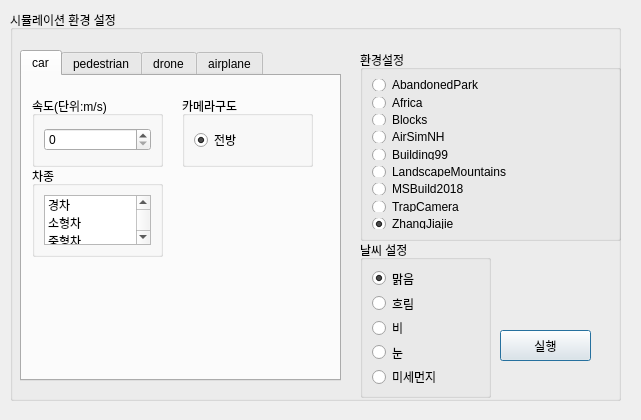
<?xml version="1.0" encoding="UTF-8"?>
<ui version="4.0">
 <class>Dialog</class>
 <widget class="QDialog" name="Dialog">
  <property name="geometry">
   <rect>
    <x>0</x>
    <y>0</y>
    <width>641</width>
    <height>420</height>
   </rect>
  </property>
  <property name="windowTitle">
   <string>Dialog</string>
  </property>
  <widget class="QGroupBox" name="groupBox">
   <property name="geometry">
    <rect>
     <x>10</x>
     <y>10</y>
     <width>611</width>
     <height>391</height>
    </rect>
   </property>
   <property name="title">
    <string>시뮬레이션 환경 설정</string>
   </property>
   <widget class="QTabWidget" name="tabWidget">
    <property name="geometry">
     <rect>
      <x>10</x>
      <y>40</y>
      <width>321</width>
      <height>331</height>
     </rect>
    </property>
    <property name="tabPosition">
     <enum>QTabWidget::North</enum>
    </property>
    <property name="currentIndex">
     <number>0</number>
    </property>
    <widget class="QWidget" name="tab">
     <attribute name="title">
      <string>car</string>
     </attribute>
     <widget class="QGroupBox" name="groupBox_4">
      <property name="geometry">
       <rect>
        <x>10</x>
        <y>20</y>
        <width>131</width>
        <height>71</height>
       </rect>
      </property>
      <property name="title">
       <string>속도(단위:m/s)</string>
      </property>
      <layout class="QVBoxLayout" name="verticalLayout_3">
       <item>
        <widget class="QSpinBox" name="spinBox"/>
       </item>
      </layout>
     </widget>
     <widget class="QGroupBox" name="groupBox_5">
      <property name="geometry">
       <rect>
        <x>10</x>
        <y>90</y>
        <width>131</width>
        <height>91</height>
       </rect>
      </property>
      <property name="title">
       <string>차종</string>
      </property>
      <layout class="QVBoxLayout" name="verticalLayout_4">
       <item>
        <widget class="QListWidget" name="listWidget_Test">
         <property name="dragDropMode">
          <enum>QAbstractItemView::NoDragDrop</enum>
         </property>
         <property name="selectionMode">
          <enum>QAbstractItemView::MultiSelection</enum>
         </property>
         <property name="wordWrap">
          <bool>false</bool>
         </property>
         <item>
          <property name="text">
           <string>경차</string>
          </property>
         </item>
         <item>
          <property name="text">
           <string>소형차</string>
          </property>
         </item>
         <item>
          <property name="text">
           <string>중형차</string>
          </property>
         </item>
         <item>
          <property name="text">
           <string>대형차</string>
          </property>
         </item>
        </widget>
       </item>
      </layout>
     </widget>
     <widget class="QGroupBox" name="groupBox_7">
      <property name="geometry">
       <rect>
        <x>160</x>
        <y>20</y>
        <width>131</width>
        <height>71</height>
       </rect>
      </property>
      <property name="title">
       <string>카메라구도</string>
      </property>
      <layout class="QVBoxLayout" name="verticalLayout_6">
       <item>
        <widget class="QRadioButton" name="groupBox_rad3_10">
         <property name="text">
          <string>전방</string>
         </property>
         <property name="checked">
          <bool>true</bool>
         </property>
        </widget>
       </item>
      </layout>
     </widget>
    </widget>
    <widget class="QWidget" name="tab_4">
     <attribute name="title">
      <string>pedestrian</string>
     </attribute>
     <widget class="QGroupBox" name="groupBox_15">
      <property name="geometry">
       <rect>
        <x>10</x>
        <y>90</y>
        <width>131</width>
        <height>71</height>
       </rect>
      </property>
      <property name="title">
       <string>속도(단위:m/s)</string>
      </property>
      <layout class="QVBoxLayout" name="verticalLayout_18">
       <item>
        <widget class="QSpinBox" name="spinBox_16"/>
       </item>
      </layout>
     </widget>
     <widget class="QGroupBox" name="groupBox_9">
      <property name="geometry">
       <rect>
        <x>160</x>
        <y>20</y>
        <width>131</width>
        <height>71</height>
       </rect>
      </property>
      <property name="title">
       <string>카메라구도</string>
      </property>
      <layout class="QVBoxLayout" name="verticalLayout_16">
       <item>
        <widget class="QRadioButton" name="groupBox_rad3_9">
         <property name="text">
          <string>전방</string>
         </property>
         <property name="checked">
          <bool>false</bool>
         </property>
        </widget>
       </item>
      </layout>
     </widget>
     <widget class="QGroupBox" name="groupBox_8">
      <property name="geometry">
       <rect>
        <x>10</x>
        <y>20</y>
        <width>131</width>
        <height>71</height>
       </rect>
      </property>
      <property name="title">
       <string>키(단위::cm)</string>
      </property>
      <layout class="QVBoxLayout" name="verticalLayout_15">
       <item>
        <widget class="QSpinBox" name="spinBox_13"/>
       </item>
      </layout>
     </widget>
    </widget>
    <widget class="QWidget" name="tab_2">
     <attribute name="title">
      <string>drone</string>
     </attribute>
     <widget class="QGroupBox" name="groupBox_14">
      <property name="geometry">
       <rect>
        <x>10</x>
        <y>90</y>
        <width>131</width>
        <height>71</height>
       </rect>
      </property>
      <property name="title">
       <string>속도(단위:m/s)</string>
      </property>
      <layout class="QVBoxLayout" name="verticalLayout_13">
       <item>
        <widget class="QSpinBox" name="spinBox_11"/>
       </item>
      </layout>
     </widget>
     <widget class="QGroupBox" name="groupBox_10">
      <property name="geometry">
       <rect>
        <x>10</x>
        <y>20</y>
        <width>131</width>
        <height>71</height>
       </rect>
      </property>
      <property name="title">
       <string>고도(단위: m미터)</string>
      </property>
      <layout class="QVBoxLayout" name="verticalLayout_9">
       <item>
        <widget class="QSpinBox" name="spinBox_7"/>
       </item>
      </layout>
     </widget>
     <widget class="QGroupBox" name="groupBox_13">
      <property name="geometry">
       <rect>
        <x>10</x>
        <y>170</y>
        <width>191</width>
        <height>111</height>
       </rect>
      </property>
      <property name="title">
       <string>기종</string>
      </property>
      <layout class="QVBoxLayout" name="verticalLayout_12">
       <item>
        <widget class="QListWidget" name="listWidget_Test_2">
         <property name="dragDropMode">
          <enum>QAbstractItemView::NoDragDrop</enum>
         </property>
         <property name="selectionMode">
          <enum>QAbstractItemView::MultiSelection</enum>
         </property>
         <property name="wordWrap">
          <bool>false</bool>
         </property>
         <item>
          <property name="text">
           <string>고정익(Fixed Wing)</string>
          </property>
         </item>
         <item>
          <property name="text">
           <string>회전익(Rotary Wing)</string>
          </property>
         </item>
         <item>
          <property name="text">
           <string>동축반전형(Co-axual)</string>
          </property>
         </item>
         <item>
          <property name="text">
           <string>다중 로터형</string>
          </property>
         </item>
         <item>
          <property name="text">
           <string>틸트로터형(Tilt-Rotor)</string>
          </property>
         </item>
        </widget>
       </item>
      </layout>
     </widget>
     <widget class="QGroupBox" name="groupBox_12">
      <property name="geometry">
       <rect>
        <x>160</x>
        <y>20</y>
        <width>131</width>
        <height>71</height>
       </rect>
      </property>
      <property name="title">
       <string>카메라 구도</string>
      </property>
      <layout class="QVBoxLayout" name="verticalLayout_11">
       <item>
        <widget class="QRadioButton" name="groupBox_rad3_8">
         <property name="text">
          <string>전방</string>
         </property>
         <property name="checked">
          <bool>false</bool>
         </property>
        </widget>
       </item>
      </layout>
     </widget>
    </widget>
    <widget class="QWidget" name="tab_3">
     <attribute name="title">
      <string>airplane</string>
     </attribute>
     <widget class="QGroupBox" name="groupBox_16">
      <property name="geometry">
       <rect>
        <x>10</x>
        <y>20</y>
        <width>131</width>
        <height>71</height>
       </rect>
      </property>
      <property name="title">
       <string>고도(단위: m미터)</string>
      </property>
      <layout class="QVBoxLayout" name="verticalLayout_23">
       <item>
        <widget class="QSpinBox" name="spinBox_21">
         <property name="value">
          <number>10</number>
         </property>
        </widget>
       </item>
      </layout>
     </widget>
     <widget class="QGroupBox" name="groupBox_17">
      <property name="geometry">
       <rect>
        <x>160</x>
        <y>20</y>
        <width>131</width>
        <height>91</height>
       </rect>
      </property>
      <property name="title">
       <string>카메라 구도</string>
      </property>
      <layout class="QVBoxLayout" name="verticalLayout_24">
       <item>
        <widget class="QRadioButton" name="groupBox_rad3_6">
         <property name="text">
          <string>전방</string>
         </property>
         <property name="checked">
          <bool>true</bool>
         </property>
        </widget>
       </item>
       <item>
        <widget class="QRadioButton" name="groupBox_rad3_7">
         <property name="text">
          <string>아래고정</string>
         </property>
        </widget>
       </item>
      </layout>
     </widget>
     <widget class="QGroupBox" name="groupBox_18">
      <property name="geometry">
       <rect>
        <x>10</x>
        <y>170</y>
        <width>171</width>
        <height>121</height>
       </rect>
      </property>
      <property name="title">
       <string>기종</string>
      </property>
      <layout class="QVBoxLayout" name="verticalLayout_25">
       <item>
        <widget class="QListWidget" name="listWidget_Test_4">
         <property name="dragDropMode">
          <enum>QAbstractItemView::NoDragDrop</enum>
         </property>
         <property name="selectionMode">
          <enum>QAbstractItemView::MultiSelection</enum>
         </property>
         <property name="wordWrap">
          <bool>false</bool>
         </property>
         <item>
          <property name="text">
           <string>비행기</string>
          </property>
         </item>
         <item>
          <property name="text">
           <string>글라이더</string>
          </property>
         </item>
         <item>
          <property name="text">
           <string>헬리콥터</string>
          </property>
         </item>
         <item>
          <property name="text">
           <string>제트기</string>
          </property>
         </item>
         <item>
          <property name="text">
           <string>전투기</string>
          </property>
         </item>
         <item>
          <property name="text">
           <string>여객기</string>
          </property>
         </item>
         <item>
          <property name="text">
           <string>정찰기</string>
          </property>
         </item>
        </widget>
       </item>
      </layout>
     </widget>
     <widget class="QGroupBox" name="groupBox_19">
      <property name="geometry">
       <rect>
        <x>10</x>
        <y>90</y>
        <width>131</width>
        <height>71</height>
       </rect>
      </property>
      <property name="title">
       <string>속도(단위:m/s)</string>
      </property>
      <layout class="QVBoxLayout" name="verticalLayout_26">
       <item>
        <widget class="QSpinBox" name="spinBox_24"/>
       </item>
      </layout>
     </widget>
    </widget>
   </widget>
   <widget class="QGroupBox" name="groupBox_2">
    <property name="geometry">
     <rect>
      <x>350</x>
      <y>230</y>
      <width>131</width>
      <height>158</height>
     </rect>
    </property>
    <property name="title">
     <string>날씨 설정</string>
    </property>
    <layout class="QVBoxLayout" name="verticalLayout">
     <item>
      <widget class="QRadioButton" name="groupBox_rad1">
       <property name="text">
        <string>맑음</string>
       </property>
       <property name="checked">
        <bool>true</bool>
       </property>
      </widget>
     </item>
     <item>
      <widget class="QRadioButton" name="groupBox_rad3">
       <property name="text">
        <string>흐림</string>
       </property>
      </widget>
     </item>
     <item>
      <widget class="QRadioButton" name="groupBox_rad4">
       <property name="text">
        <string>비</string>
       </property>
      </widget>
     </item>
     <item>
      <widget class="QRadioButton" name="groupBox_rad4_2">
       <property name="text">
        <string>눈</string>
       </property>
      </widget>
     </item>
     <item>
      <widget class="QRadioButton" name="groupBox_rad4_3">
       <property name="text">
        <string>미세먼지</string>
       </property>
      </widget>
     </item>
    </layout>
   </widget>
   <widget class="QGroupBox" name="groupBox_3">
    <property name="geometry">
     <rect>
      <x>350</x>
      <y>40</y>
      <width>261</width>
      <height>191</height>
     </rect>
    </property>
    <property name="title">
     <string>환경설정</string>
    </property>
    <layout class="QVBoxLayout" name="verticalLayout_2">
     <item>
      <widget class="QRadioButton" name="groupBox_rad_park">
       <property name="text">
        <string>AbandonedPark</string>
       </property>
       <property name="checked">
        <bool>false</bool>
       </property>
      </widget>
     </item>
     <item>
      <widget class="QRadioButton" name="groupBox_rad_africa">
       <property name="text">
        <string>Africa</string>
       </property>
      </widget>
     </item>
     <item>
      <widget class="QRadioButton" name="groupBox_rad_block">
       <property name="text">
        <string>Blocks</string>
       </property>
      </widget>
     </item>
     <item>
      <widget class="QRadioButton" name="groupBox_rad_nh">
       <property name="text">
        <string>AirSimNH</string>
       </property>
      </widget>
     </item>
     <item>
      <widget class="QRadioButton" name="groupBox_rad_building">
       <property name="text">
        <string>Building99</string>
       </property>
      </widget>
     </item>
     <item>
      <widget class="QRadioButton" name="groupBox_rad_mt">
       <property name="text">
        <string>LandscapeMountains</string>
       </property>
      </widget>
     </item>
     <item>
      <widget class="QRadioButton" name="groupBox_rad_msb">
       <property name="enabled">
        <bool>true</bool>
       </property>
       <property name="text">
        <string>MSBuild2018</string>
       </property>
       <property name="checked">
        <bool>false</bool>
       </property>
      </widget>
     </item>
     <item>
      <widget class="QRadioButton" name="groupBox_rad_trap">
       <property name="text">
        <string>TrapCamera</string>
       </property>
       <property name="checked">
        <bool>false</bool>
       </property>
      </widget>
     </item>
     <item>
      <widget class="QRadioButton" name="groupBox_rad_zhang">
       <property name="text">
        <string>ZhangJiajie</string>
       </property>
       <property name="checked">
        <bool>true</bool>
       </property>
      </widget>
     </item>
    </layout>
   </widget>
   <widget class="QPushButton" name="pushButton">
    <property name="geometry">
     <rect>
      <x>490</x>
      <y>320</y>
      <width>91</width>
      <height>31</height>
     </rect>
    </property>
    <property name="text">
     <string>실행</string>
    </property>
   </widget>
  </widget>
 </widget>
 <resources/>
 <connections/>
</ui>
